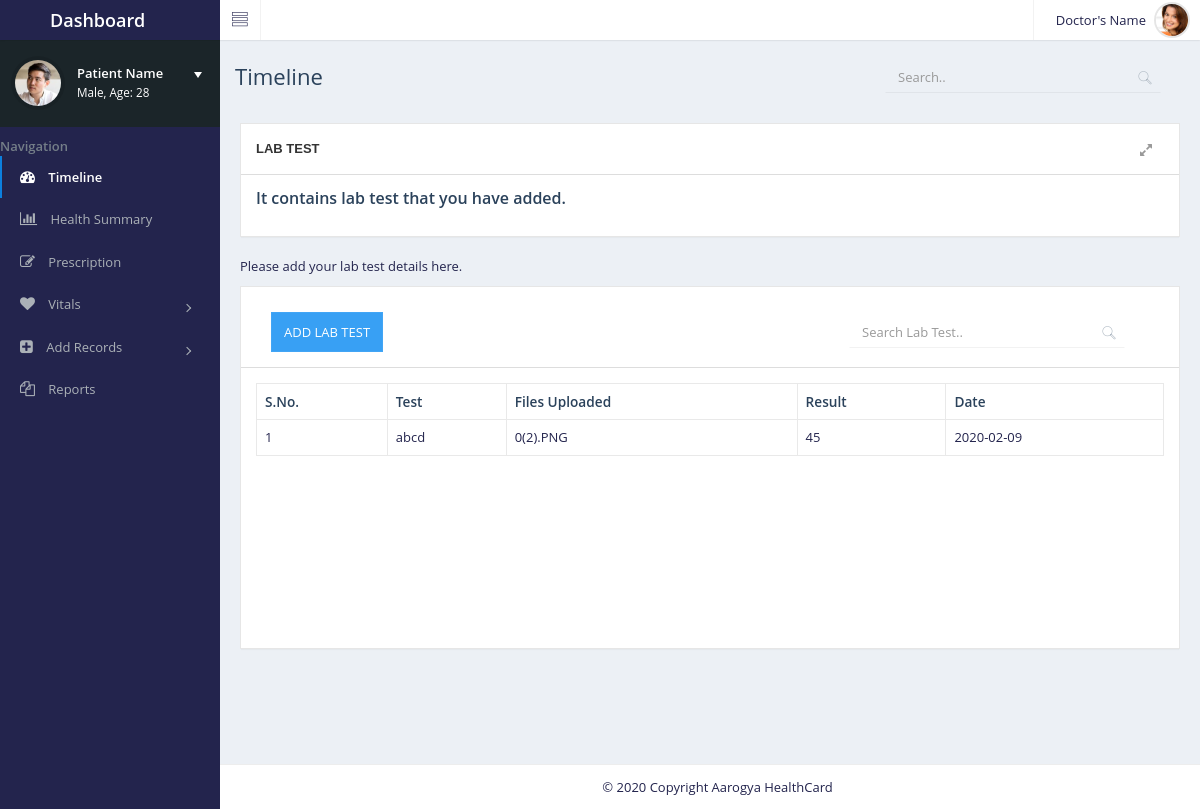
Screenshot of /User/aarogyahealth-master/dashboard/lab_test.php with the database file from the repository.
### tables this page shows
CREATE TABLE `u_labtest` (
  `lab_id` int(15) NOT NULL,
  `u_id` varchar(15) NOT NULL,
  `utest` varchar(50) DEFAULT NULL,
  `udate` text,
  `result` int(20) DEFAULT NULL,
  `unit` int(11) DEFAULT NULL,
  `img` text,
  `notes` text
);

### User/aarogyahealth-master/dashboard/lab_test.php (the view, shortened to what this page needs)
<?php include "C:/xampp/htdocs/New folder/aarogyahealth-master/dashboard/dbconnect.php"?>
<?php
    $disp=$mysqli->query("SELECT * from u_labtest");
    ?>
<!DOCTYPE html>
<html lang="en">
<head>
    <link href="assets/plugins/bootstrap/css/bootstrap.min.css" rel="stylesheet">
    <link href="assets/css/essentials.css" rel="stylesheet" type="text/css" />
    <link href="assets/css/layout.css" rel="stylesheet" type="text/css" />
    <link href="assets/css/jais.css" rel="stylesheet">
    <link href="assets/css/demo/jais-demo-icons.css" rel="stylesheet">
     <link href = "https://code.jquery.com/ui/1.10.4/themes/ui-lightness/jquery-ui.css" rel = "stylesheet">
</head>
<body>
    <div id="container" class="effect aside-float aside-bright mainnav-lg">
        <header id="navbar">
            <div id="navbar-container" class="boxed">
                <div class="navbar-header">
                    <a href="index.html" class="navbar-brand">
                        <div class="brand-title">
                            <span class="brand-text">Dashboard</span>
                        </div>
                    </a>
                </div>
                <div class="navbar-content clearfix">
                    <ul class="nav navbar-top-links pull-left">
                        <li class="tgl-menu-btn">
                            <a class="mainnav-toggle" href="#">
                                <i class="demo-pli-view-list"></i>
                            </a>
                        </li>
                    </ul>
                    <ul class="nav navbar-top-links pull-right">
                        <li id="dropdown-user" class="dropdown">
                            <a href="#" data-toggle="dropdown" class="dropdown-toggle text-right">
                                <span class="pull-right">
                                    <img class="img-circle img-user media-object" src="assets/images/9.png" alt="Profile Picture">
                                </span>
                                <div class="username hidden-xs">Doctor's Name</div>
                            </a>
                        </li>
                    </ul>
                </div>
            </div>
        </header>
        <div class="boxed">
            <div id="content-container">
                <div id="page-title">
                    <h1 class="page-header text-overflow">Timeline</h1>
                    <div class="searchbox">
                        <div class="input-group custom-search-form">
                            <input type="text" class="form-control" placeholder="Search..">
                            <span class="input-group-btn">
                                <button class="text-muted" type="button"><i class="demo-pli-magnifi-glass"></i></button>
                            </span>
                        </div>
                    </div>
                </div>
                <div id="content" class="dashboard padding-20">
                    <div id="panel-1" class="panel panel-default">
                        <div class="panel-heading">
                            <span class="title elipsis">
                                <strong style="text-transform: uppercase;font-weight: bold;">Lab Test</strong>
                            </span>
                            <ul class="options pull-right list-inline">
                                <li><a href="#" class="opt panel_fullscreen hidden-xs" data-toggle="tooltip" title="Fullscreen" data-placement="bottom"><i class="fa fa-expand"></i></a></li>
                            </ul>
                        </div>
                        <div class="panel-body">
                            <h4>It contains lab test that you have added.</h4>
                        </div>
                    </div>
                <p>Please add your lab test details here.</p>
                    <div id="panel-1" class="panel panel-default" >
                        <div class="panel-heading">
                               <div id="page-title">
                                 <button type="button" class="btn btn-primary" data-toggle="modal" data-target="#myModal">ADD LAB TEST</button>
                    <br>
                    <div class="searchbox">
                        <div class="input-group custom-search-form">
                            <input type="text" class="form-control" placeholder="Search Lab Test..">
                            <span class="input-group-btn">
                                <button class="text-muted" type="button"><i class="demo-pli-magnifi-glass"></i></button>
                            </span>
                        </div>
                    </div>
                </div>
                        </div>
                        <div class="panel-body">
                            <div id="flot-sales" class="fullwidth height-250">
                            <div class="table-responsive">
                                <?php
                               echo "<table class='table table-bordered table-hover'>
                                        <tr>
                                            <th>S.No.</th>
                                            <th>Test</th>
                                            <th>Files Uploaded</th>
                                            <th>Result</th>
                                            <th>Date</th>
                                        </tr>";
                                        while($row=mysqli_fetch_array($disp))
                                        {
                                            echo "<tr>";
                                            echo "<td>".$row['lab_id']."</td>";
                                            echo "<td>".$row['utest']."</td>";
                                            echo "<td>".$row['img']."</td>";
                                            echo "<td>".$row['result']."</td>";
                                             echo "<td>".$row['udate']."</td>";
                                            echo "</tr>";
                                        }
                                        echo "</table>";
                                        ?>
                                </div>
                            </div>
                        </div>
                    </div>
                </div>
            </div>
            <nav id="mainnav-container">
                <div id="mainnav">
                    <div id="mainnav-menu-wrap">
                        <div class="nano">
                            <div class="nano-content">
                                <div id="mainnav-profile" class="mainnav-profile">
                                    <div class="profile-wrap">
                                        <div class="pad-btm">
                                        <a href="#profile-nav" class="box-block" data-toggle="collapse" aria-expanded="false">
                                            <span class="pull-right dropdown-toggle">
                                                <i class="dropdown-caret"></i>
                                            </span>
                                            <p class="mnp-name">Patient Name</p>
                                            <span class="mnp-desc">Male, Age: 28</span>
                                        </a>
                                            <img class="img-circle img-sm img-border" src="assets/images/2.png" alt="Profile Picture">
                                        </div>
                                    </div>
                                </div>
                           <ul id="mainnav-menu" class="list-group">
                                    <li class="list-header">Navigation</li>
                                    <li class="active-link">
                                        <a href="index.php">
                                            <i class="fa fa-tachometer"></i>
                                            <span class="menu-title">
                                                <strong>Timeline</strong>
                                            </span>
                                        </a>
                                    </li>
                                    <li>
                                        <a href="#">
                                            <i class="fa fa-bar-chart"></i>
                                            <span class="menu-title">Health Summary</span>
                                        </a>
                                    </li>
                                        <li>
                                        <a href="prescription.php">
                                            <i class="fa fa-pencil-square-o"></i>
                                            <span class="menu-title">Prescription</span>
                                        </a>
                                    </li>
                                     <li>
                                        <a href="#">
                                            <i class="fa fa-heart"></i>
                                            <span class="menu-title">Vitals</span>
                                            <i class="arrow"></i>
                                        </a>
                                    </li>
                                    <li>
                                        <a href="#">
                                            <i class="fa fa-plus-square"></i>
                                            <span class="menu-title">Add Records</span>
                                            <i class="arrow"></i>
                                        </a>
                                    </li>
                                    <li>
                                        <a href="#">
                                            <i class="fa fa-files-o"></i>
                                            <span class="menu-title">Reports</span>
                                        </a>
                                    </li>
                                        </ul>
                                    </div>
                                </div>
                    </div>
                </div>
            </nav>
        </div>
        <footer id="footer">
            <p class="pad-lft">&#0169; 2020 Copyright Aarogya HealthCard</p>
        </footer>
        <button class="scroll-top btn">
        </button>
    </div>
</body>
</html>

### User/aarogyahealth-master/dashboard/assets/css/layout.css (style rules this page uses)
html, body { background:#f1f2f7; }
body { color:#3e3f77; height:100%; direction: ltr; overflow-x:hidden; font-size:14px; font-family:'Open Sans', Arial, sans-serif; }
body { height:100%; }
.dashboard .panel { border:#e6e6e6 1px solid; -webkit-box-shadow: 0 2px 1px -1px rgba(0, 0, 0, 0.03); -moz-box-shadow: 0 2px 1px -1px rgba(0, 0, 0, 0.03); box-shadow: 0 2px 1px -1px rgba(0, 0, 0, 0.03); }

### rows the page displays
u_labtest: lab_id "1", utest "abcd", img "0(2).PNG", result "45", udate "2020-02-09"
